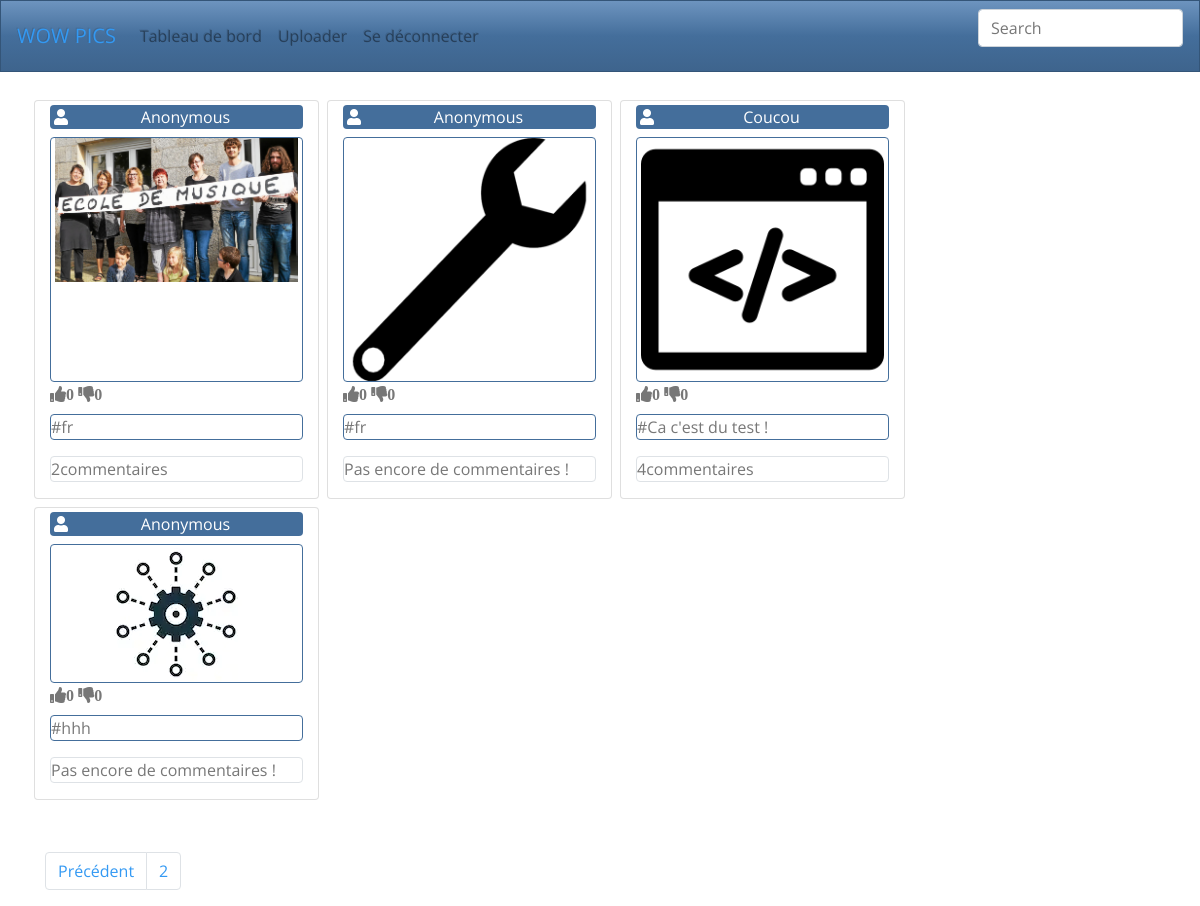
Screenshot of /v1.00/index.php?indexPage=2 (signed in) with the database file from the repository.
### tables this page shows
CREATE TABLE `picture` (
  `idPicture` int(11) NOT NULL,
  `fileName` varchar(255) NOT NULL,
  `status` varchar(30) NOT NULL DEFAULT 'private',
  `link` varchar(255) NOT NULL,
  `tags` text NOT NULL,
  `dateUpload` datetime NOT NULL DEFAULT CURRENT_TIMESTAMP,
  `idUser` int(11) NOT NULL,
  `urlAnonymous` text
);

### v1.00/Controller/ControllerAccueil.php (called while the page is built, shortened)
<?php
class ControllerAccueil
{
    public function renderAccueilInscrit($indexPage = 1)
    {
        if (isset($indexPage))
        {
           $indexPictures = $this->donnerIndexPageBdd($indexPage);
        }
        $accueil = new PictureManager();
        $picturesCount =$accueil->getCountPublicPictures();
        $nbPages = ceil(($picturesCount['pictureCount'])/8);
        $pictures = $accueil->getPublicPictures();
        if($indexPage < 2)
        {
            $pictures = array_slice($pictures, 0, 8);
        }
        else {
            $pictures = array_slice($pictures,$indexPictures,8);
        }
        $resultat = [];
        forEach($pictures as $picture)
        {
            $commentsImage = new CommentManager();
            $comment =$commentsImage->getCommentsCountByPicture($picture->getIdPicture());
            $userName = new UserManager();
            $user = $userName->getUser($picture->getIdUser());
            $votesImage = new VoteManager();
            $voteLike = $votesImage->getVotelike($picture->getIdPicture());
            $voteDislike = $votesImage->getVoteDislike($picture->getIdPicture());
            $pictureid = $picture->getIdPicture();
            $resultat[] = array("picture" => $picture,"CommentCount" => $comment,"login" => $user->getLogin(),"VoteLike" => $voteLike,  "VoteDislike" => $voteDislike,"login" => $user->getLogin(),"idpicture" => $pictureid);
        }
        $vue = new View("Accueil");
        $vue->generer(array("nbPages" => $nbPages, "resultat" => $resultat, "indexPage" => $indexPage));
    }
    private function donnerIndexPageBdd($indexPage)
    {
        $index = 0;
        for ($i = 1; $i < $indexPage ; $i++)
        {
            $index +=8;
        }
        return $index;
    }
}

### v1.00/AutoLoader.php (called while the page is built, shortened)
<?php
 class AutoLoader
 {
    static function autoLoad($className)
    {
        $directories = array("controller", "model", "view", "model/Entity", "model/EntityManager", "Helpers");
        foreach($directories as $directory)
        {
            $file = $directory .'\\' . $className . '.php';
        }
    }
 }

### v1.00/Model/Modele.php (called while the page is built, shortened)
<?php
Abstract class Modele
{
  protected function executeReq($req, $params = null)
  {
   $bdd = Database::getInstance() -> getConnection();
    if($params == null)
    {
      $res = $bdd->query($req);
    }
    else
    {
      $res = $bdd->prepare($req);
      $res->execute($params);
    }
    return $res;
  }
  function hydrate(array $donnees){
    foreach ($donnees as $key => $value ){
        $method = 'set'.ucfirst($key);
    }
  }
}

### v1.00/Model/EntityManager/PictureManager.php (called while the page is built, shortened)
<?php
class PictureManager extends Modele
{
    public function getPublicPictures($limit = 0)
    {
        if($limit !== 0)
        {
            $req='SELECT * FROM picture WHERE status="public" ORDER BY dateUpload DESC LIMIT '. $limit;
        }
        else
        {
            $req='SELECT * FROM picture WHERE status="public" ORDER BY dateUpload DESC';
        }
        $res = $this->executeReq($req);
        $pictures = [];
        while($donnes =$res->fetch(PDO::FETCH_ASSOC))
        {
            $picture = new Picture();
            $picture->hydrate($donnes);
            $pictures[] = $picture;
        }
        return $pictures;
    }
    public function getCountPublicPictures()
    {
        $req = "SELECT COUNT(idPicture) as pictureCount FROM picture WHERE status='public'";
        $res = $this->executeReq($req);
        $res = $res->fetch(PDO::FETCH_ASSOC);
        return $res;
    }
}

### v1.00/Model/Entity/Picture.php (called while the page is built, shortened)
<?php
class Picture extends Modele {
    private $idPicture;
    private $idUser;
    public function getIdPicture()
    {
        return $this->idPicture;
    }
    public function setIdPicture($idPicture)
    {
        $this->idPicture = $idPicture;
        return $this;
    }
    public function setFilename($filename)
    {
        return $this;
    }
    public function setStatus($status)
    {
        return $this;
    }
    public function setLink($link)
    {
        return $this;
    }
    public function setTags($tags)
    {
        return $this;
    }
    public function setDateUpload($dateUpload)
    {
        return $this;
    }
    public function getIdUser()
    {
        return $this->idUser;
    }
    public function setIdUser($idUser)
    {
            $this->idUser = $idUser;
            return $this;
    }
     public function setUrlAnonymous($urlAnonymous)
     {
             return $this;
     }
}

### v1.00/Model/EntityManager/CommentManager.php (called while the page is built, shortened)
<?php
class CommentManager extends Modele
{
    public function getCommentsCountByPicture($idPicture)
    {
        $req = "SELECT COUNT(idComment) FROM comment WHERE idPicture = ? ";
        $res = $this->executeReq($req,array($idPicture));
        $res1 =$res->fetch(PDO::FETCH_ASSOC);
        return $res1;
    }
}

### v1.00/Model/EntityManager/UserManager.php (called while the page is built, shortened)
<?php
class UserManager extends Modele
{
    public function getUser($id)
    {
        $req='SELECT login, password, email FROM user WHERE idUser=?';
        $res = $this->executeReq($req,array($id));
        $res2 = $res->fetch(PDO::FETCH_ASSOC);
        if($res2 != FALSE)
        {
            $user = new User();
            $user->hydrate($res2);
            return $user;
        }
        else
        {
            return false;
        }
    }
}

### v1.00/Model/Entity/User.php (called while the page is built, shortened)
<?php
class User extends Modele {
private $login;
public function getLogin()
{
return $this->login;
}
public function setLogin($login)
{
        $this->login = $login;
        return true;
}
public function setPassword($password)
{
return $this;
}
public function setEmail($email)
{
return $this;
}
public function hydrate(array $donnees){
    foreach ($donnees as $key => $value ){
        $method = 'set'.ucfirst($key);
    }
}
}

### v1.00/View/Accueil.html.php (the view, shortened to what this page needs)
<main class="container mt-4">
    <div class="row">
    <?php forEach($resultat as $picture)
    {
        ?>
            <div class="col-md-6 col-lg-3 card m-1 pt-1">
                <div class="d-flex align-items-center text-white bg-primary rounded pl-1">
                    <i class="fas fa-user"></i>
                    <p class="mx-auto my-auto"><?php echo $picture["login"] ?></p>
                </div>
                <div class="border border-primary rounded mt-2 pl-1 pr-1 w-100 h-100 text-center">
                    <a href="index.php?action=PagePicture&Picture=<?php echo $picture['picture']->getIdPicture(); ?>">
                        <img class="img-fluid" src="<?php echo $picture["picture"]->getLink(); ?>" alt="picture"/>
                    </a>
                </div>
                <div>
                    <i class="fas fa-thumbs-up" id="like<?php echo $picture["idpicture"] ?>"><?php echo $picture['VoteLike'];?></i>
                    <i class="fas fa-thumbs-down" id="dislike<?php echo $picture["idpicture"] ?>"><?php echo $picture['VoteDislike'];?></i>
                </div>
                <p class="border border-primary rounded mt-2"><?php $tags = $picture["picture"]->getTags();
                            $tags = explode(",",$tags);
                            for($i = 0 ; $i <count($tags); $i++)
                            {
                                    echo '#'. $tags[$i] . " ";
                            }
                    ?>
                </p>
                <p class="border rounded"><?php if ($picture['CommentCount']["COUNT(idComment)"] > 0) {echo $picture['CommentCount']["COUNT(idComment)"] . "commentaires";} else {echo "Pas encore de commentaires !";} ?></p>
            </div>
    <?php } ?>
    </div>
    <?php
    if(isset($nbPages))
    {
        if ($nbPages > 1)
        { ?>
            <nav class="mt-5" aria-label="Page navigation example">
            <ul class="pagination">
        <?php
            if($indexPage > 1)
            { ?>
                <li class="page-item"><a class="page-link" href="index.php?indexPage=<?php echo ($indexPage-1); ?>">Précédent</a></li>
            <?php }
            for($i = 0; $i < 3 ; $i ++)
            {
                ?>
                <li class="page-item"><a class="page-link" href="index.php?indexPage=<?php echo ($indexPage+$i); ?>"><?php echo ($indexPage+$i); ?></a></li>
            <?php
            if($indexPage+$i >= $nbPages)
            {
            break;
            }
            }
            { ?>
           <?php }
        } ?>
        </ul>
        </nav>
    <?php }  ?>

### rows the page displays
picture: link (picture), tags "fr"
picture: link (picture), tags "fr"
picture: link (picture), tags "Ca c'est du test !"
picture: link (picture), tags "hhh"

### other values shown
$picture["login"] "Anonymous"
$picture['VoteLike'] "0"
$picture['VoteDislike'] "0"
$picture['CommentCount']["COUNT(idComment)"] "2"
$picture["login"] "Coucou"
$picture['CommentCount']["COUNT(idComment)"] "4"
$indexPage+$i "2"
